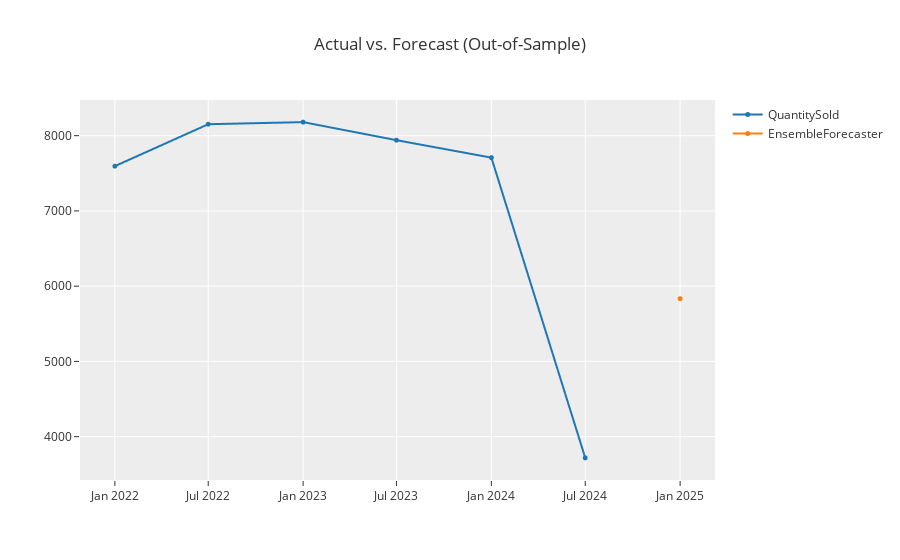

Source (notebook cell):
### Code cell
from pycaret.time_series import *

# =========================================================
# 1. Setup
# =========================================================
exp = setup(
    data=df_clean_semestral,
    target='QuantitySold',
    fh=1,                # Horizonte de previsão
    fold=4,              # Cross-validation
    session_id=123,
    verbose=True,
    seasonal_period=2
)

# =========================================================
# 2. Criar os modelos individuais
# =========================================================

arima_model = create_model('arima')
naive_model = create_model('naive')
grand_model = create_model('grand_means')

# =========================================================
# 3. Criar o stacking/blending
# =========================================================

stacked_model = blend_models(
    estimator_list=[arima_model, naive_model, grand_model],
    method='mean',    # 'stack' = modelo meta; 'blend' = média ponderada
    fold=3
)

# =========================================================
# 4. Finalizar o modelo (treinar com toda a série)
# =========================================================
final_model = finalize_model(stacked_model)

# =========================================================
# 5. Previsão futura
# =========================================================
future_predictions = predict_model(final_model, fh=1)
print(future_predictions)

# Plot
plot_model(final_model, plot='forecast')

### Figure 1 — Plotly figure (JSON) as saved in the notebook; plotly's stock layout.template omitted (floating-point values rounded to 4 significant figures)
{"data": [{"line": {"color": "rgb(31, 119, 180)", "width": 2}, "marker": {"color": "rgb(31, 119, 180)", "size": 5}, "mode": "lines+markers", "name": "QuantitySold", "type": "scattergl", "x": ["2022-01-01T00:00:00", "2022-07-01T00:00:00", "2023-01-01T00:00:00", "2023-07-01T00:00:00", "2024-01-01T00:00:00", "2024-07-01T00:00:00", "2025-01-01T00:00:00"], "xaxis": "x", "y": [7595, 8152, 8180, 7940, 7708, 3718, null], "yaxis": "y"}, {"line": {"color": "rgb(255, 127, 14)", "width": 2}, "marker": {"color": "rgb(255, 127, 14)", "size": 5}, "mode": "lines+markers", "name": "EnsembleForecaster", "type": "scattergl", "x": ["2022-01-01T00:00:00", "2022-07-01T00:00:00", "2023-01-01T00:00:00", "2023-07-01T00:00:00", "2024-01-01T00:00:00", "2024-07-01T00:00:00", "2025-01-01T00:00:00"], "xaxis": "x", "y": [null, null, null, null, null, null, 5834.0], "yaxis": "y"}], "layout": {"showlegend": true, "title": {"text": "Actual vs. Forecast (Out-of-Sample)"}, "xaxis": {"anchor": "y", "domain": [0, 1]}, "yaxis": {"anchor": "x", "domain": [0, 1]}}}
